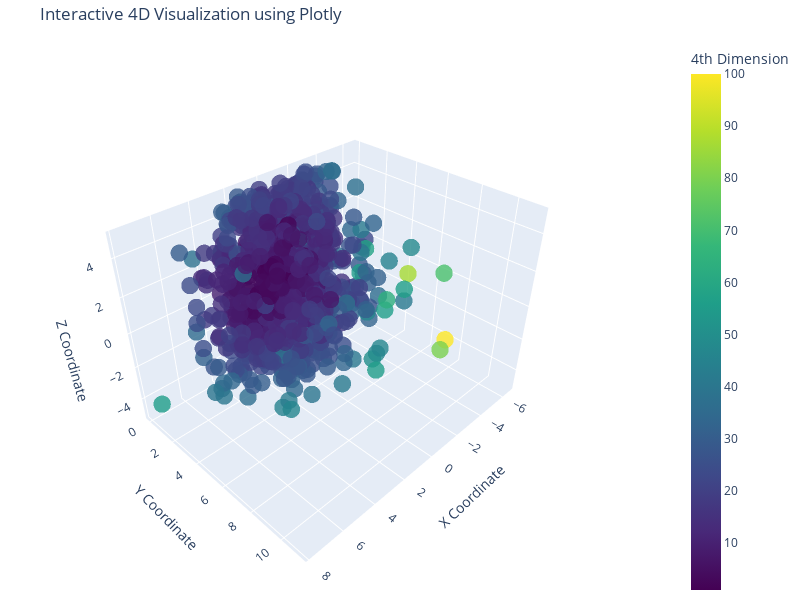

Notebook cell for this chart:
### Markdown cell above
# 3. 4D Visualization using Plotly (Interactive)

### Code cell
import plotly.express as px
import plotly.graph_objects as go
from plotly.subplots import make_subplots

def plot_4d_plotly(df):
    fig = go.Figure()
    
    # Create 3D scatter plot with color as 4th dimension
    fig.add_trace(go.Scatter3d(
        x=df['x'],
        y=df['y'],
        z=df['z'],
        mode='markers',
        marker=dict(
            size=6,
            color=df['value'],
            colorscale='Viridis',
            colorbar=dict(title='4th Dimension'),
            opacity=0.8,
            showscale=True
        ),
        text=[f'Value: {v:.2f}<br>X: {x:.2f}<br>Y: {y:.2f}<br>Z: {z:.2f}' 
              for v, x, y, z in zip(df['value'], df['x'], df['y'], df['z'])],
        hoverinfo='text',
        name='4D Data Points'
    ))
    
    # Update layout
    fig.update_layout(
        title='Interactive 4D Visualization using Plotly',
        scene=dict(
            xaxis_title='X Coordinate',
            yaxis_title='Y Coordinate',
            zaxis_title='Z Coordinate',
            camera=dict(eye=dict(x=1.5, y=1.5, z=1.5))
        ),
        width=800,
        height=600,
        margin=dict(l=0, r=0, b=0, t=40)
    )
    
    fig.show()

# Plot using plotly
plot_4d_plotly(dataset)

### Figure 1 — Plotly figure (JSON) as saved in the notebook; plotly's stock layout.template omitted (floating-point values rounded to 4 significant figures; data arrays with more than 128 entries replaced by an {"elided": "..."} marker saying what was removed)
{"data": [{"hoverinfo": "text", "marker": {"color": {"elided": "1000 float values"}, "colorbar": {"title": {"text": "4th Dimension"}}, "colorscale": [[0, "#440154"], [0.1111, "#482878"], [0.2222, "#3e4989"], [0.3333, "#31688e"], [0.4444, "#26828e"], [0.5556, "#1f9e89"], [0.6667, "#35b779"], [0.7778, "#6ece58"], [0.8889, "#b5de2b"], [1, "#fde725"]], "opacity": 0.8, "showscale": true, "size": 6}, "mode": "markers", "name": "4D Data Points", "text": {"elided": "1000 str values"}, "type": "scatter3d", "x": {"elided": "1000 float values"}, "y": {"elided": "1000 float values"}, "z": {"elided": "1000 float values"}}], "layout": {"height": 600, "margin": {"b": 0, "l": 0, "r": 0, "t": 40}, "scene": {"camera": {"eye": {"x": 1.5, "y": 1.5, "z": 1.5}}, "xaxis": {"title": {"text": "X Coordinate"}}, "yaxis": {"title": {"text": "Y Coordinate"}}, "zaxis": {"title": {"text": "Z Coordinate"}}}, "title": {"text": "Interactive 4D Visualization using Plotly"}, "width": 800}}
